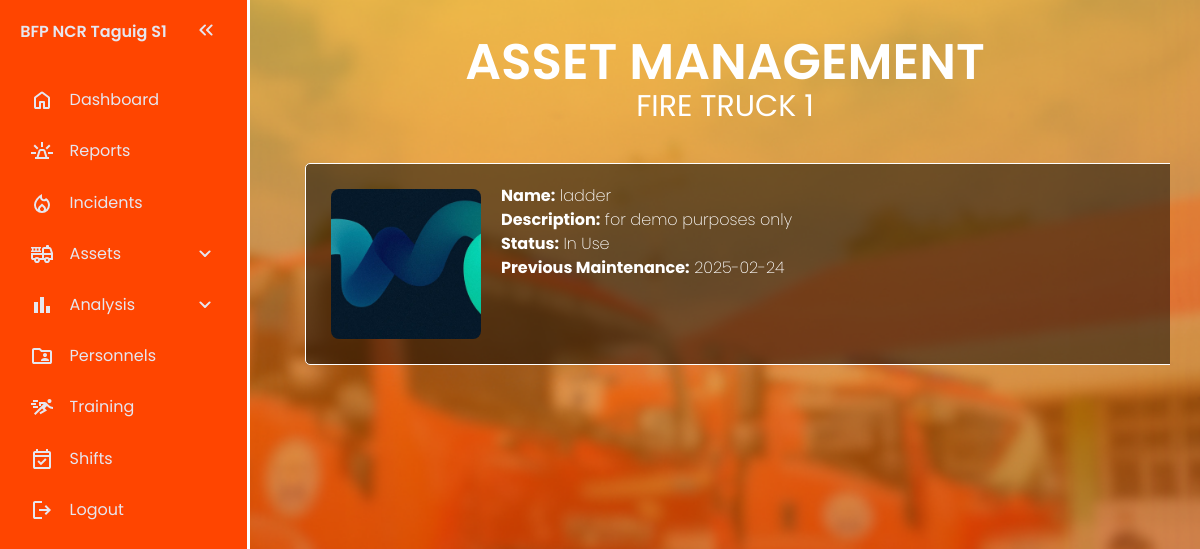
Page /assets/FireTruck1.php on the committed database.
### tables this page shows
CREATE TABLE `assets_image` (
  `asset_id` int(11) NOT NULL,
  `img_path` varchar(128) NOT NULL
);

CREATE TABLE `assets` (
  `asset_id` int(11) NOT NULL,
  `assetcategory_id` int(11) DEFAULT NULL,
  `asset_name` varchar(100) NOT NULL,
  `description` text DEFAULT NULL,
  `status` enum('Available','In Use','Maintenance','Damaged') DEFAULT 'Available',
  `last_maintenance_date` date DEFAULT NULL
);

### assets/FireTruck1.php (the view, shortened to what this page needs)
<?php
include('../includes/config.php');
$categoryID = 1;
$sql = "SELECT a.asset_id, a.asset_name, a.description, a.status, a.last_maintenance_date, ac.Category
        FROM assets a
        JOIN asset_category ac ON a.assetcategory_id = ac.AssetCategory_ID
        WHERE a.assetcategory_id = ?";
$stmt = $conn->prepare($sql);
$stmt->bind_param("i", $categoryID);
$stmt->execute();
$result = $stmt->get_result();
?>
<!DOCTYPE html>
<html lang="en">
<head>
  <link rel="stylesheet" href="AssetIndex.css">
</head>
<body>
    <nav id="sidebar">
        <ul>
        <li>
            <span class="logo">BFP NCR Taguig S1</span>
            <button onclick=toggleSidebar() id="toggle-btn">
            </button>
        </li>
        <li>
            <a href="../dashboard/RescueFlowIndex.php" >
            <span>Dashboard</span>
            </a>
        </li>
        <li>
            <a href="../reports/ReportsIndex.php" >
            <span>Reports</span>
            </a>
        </li>
        <li>
            <a href="../incident/IncidentIndex.php">
            <span>Incidents</span>
            </a>
        </li>
        <li>
            <button onclick=toggleSubMenu(this) class="dropdown-btn">
            <span>Assets</span>
            <svg xmlns="http://www.w3.org/2000/svg" height="24px" viewBox="0 -960 960 960" width="24px" fill="#e8eaed"><path d="M480-361q-8 0-15-2.5t-13-8.5L268-556q-11-11-11-28t11-28q11-11 28-11t28 11l156 156 156-156q11-11 28-11t28 11q11 11 11 28t-11 28L508-372q-6 6-13 8.5t-15 2.5Z"/></svg>
            </button>
        <li>
            <button onclick=toggleSubMenu(this) class="dropdown-btn">
            <svg xmlns="http://www.w3.org/2000/svg" height="24px" viewBox="0 -960 960 960" width="24px" fill="#F19E39"><path d="M640-160v-280h160v280H640Zm-240 0v-640h160v640H400Zm-240 0v-440h160v440H160Z"/></svg>
            <span>Analysis</span>
            <svg xmlns="http://www.w3.org/2000/svg" height="24px" viewBox="0 -960 960 960" width="24px" fill="#e8eaed"><path d="M480-361q-8 0-15-2.5t-13-8.5L268-556q-11-11-11-28t11-28q11-11 28-11t28 11l156 156 156-156q11-11 28-11t28 11q11 11 11 28t-11 28L508-372q-6 6-13 8.5t-15 2.5Z"/></svg>
            </button>
        </li>
        </li>
        <li>
            <a href="../personnels/PersonnelIndex.php">
            <span>Personnels</span>
            </a>
        </li>
        <li>
            <a href="../training/TrainingIndex.php">
            <span>Training</span>
            </a>
        </li>
        <li>
            <a href="../shifts/ShiftsIndex.php">
            <span>Shifts</span>
            </a>
        </li>
        <li>
            <a href="../user/Logout.php">
            <svg xmlns="http://www.w3.org/2000/svg" height="24px" viewBox="0 -960 960 960" width="24px" fill="#FFFFFF"><path d="M200-120q-33 0-56.5-23.5T120-200v-560q0-33 23.5-56.5T200-840h280v80H200v560h280v80H200Zm440-160-55-58 102-102H360v-80h327L585-622l55-58 200 200-200 200Z"/></svg>
            <span>Logout</span>
            </a>
        </li>
        </ul>
    </nav>
    <main>
    <h1 class="asset-header">ASSET MANAGEMENT</h1>
    <h2>FIRE TRUCK 1</h2>
    <div class="asset-container">
    <?php while ($row = $result->fetch_assoc()): ?>
            <div class="asset-structure">
                <div class="asset-picture">
                    <?php
                        $asset_id = $row['asset_id'];
                        $img_query = "SELECT img_path FROM assets_image WHERE asset_id = $asset_id";
                        $img_result = $conn->query($img_query);
                        while ($img_row = $img_result->fetch_assoc()) {
                            echo '<img src="../' . $img_row['img_path'] . '">';
                        }
                    ?>
                </div>
                <div class="asset-info">
                    <p class="asset-details">
                        <strong>Name:</strong> <?php echo htmlspecialchars($row['asset_name']); ?><br>
                        <strong>Description:</strong> <?php echo htmlspecialchars($row['description']); ?><br>
                        <strong>Status:</strong> <?php echo htmlspecialchars($row['status']); ?><br>
                        <strong>Previous Maintenance:</strong> <?php echo htmlspecialchars($row['last_maintenance_date']); ?><br>
                    </p>
                </div>
            </div>
        <?php endwhile; ?>
    </div>
  </main>
</body>
</html>

### assets/AssetIndex.css (style rules this page uses)
:root { --base-clr: orangered; --line-clr: white; --hover-clr: black; --text-clr: #e6e6ef; --accent-clr: #5e63ff; --secondary-text-clr: #b0b3c1; }
* { margin: 0; padding: 0; }
html { font-family: Poppins, 'Segoe UI', Tahoma, Geneva, Verdana, sans-serif; line-height: 1.5rem; }
body { background: url('LoginRegister.png') no-repeat center center/cover; min-height: 100vh; min-height: 100dvh; display: grid; grid-template-columns: auto 1fr; }
#sidebar { box-sizing: border-box; height: 100vh; width: 250px; padding: 5px 1em; background-color: var(--base-clr); border-right: 3px solid white; position: sticky; top: 0; align-self: start; transition: 300ms ease-in-out; overflow: hidden; text-wrap: nowrap; }
#sidebar ul { list-style: none; }
#sidebar a, #sidebar .dropdown-btn, #sidebar .logo { border-radius: .5em; padding: .85em; text-decoration: none; color: var(--text-clr); display: flex; align-items: center; gap: 1em; }
.dropdown-btn { width: 100%; text-align: left; background: none; border: none; font: inherit; cursor: pointer; }
#sidebar svg { flex-shrink: 0; fill: var(--text-clr); }
#sidebar a span, #sidebar .dropdown-btn span { flex-grow: 1; }
.dropdown-btn svg { transition: 200ms ease; }
main { padding: min(30px, 7%); }
main p { color: var(--secondary-text-clr); margin-top: 5px; margin-bottom: 15px; }
.asset-header { font-size: 50px; text-align: center; font-weight: 600; margin-bottom: 20px; margin-top: 20px; color: white; }
h2 { font-size: 30px; text-align: center; font-weight: 400; margin-bottom: 20px; margin-top: 10px; color: white; }
.asset-container { overflow: hidden; margin-bottom: 1.5rem; display: flex; flex-direction: column; }
.asset-structure { display: flex; flex-direction: row; border: 1px solid white; border-radius: 5px; background-color: rgba(0, 0, 0, 0.5); margin: 25px; padding: 15px; width: 100%; }
.asset-picture { height: 150px; width: 150px; padding: 10px; margin-right: 10px; overflow: hidden; display: flex; align-items: center; justify-content: center; }
.asset-picture img { width: 100%; height: 100%; object-fit: cover; border-radius: 8px; }
.asset-details { gap: 15px; color: white; font-weight: 200; }

### rows in the picture
assets: asset_name "ladder", description "for demo purposes only", status "In Use", last_maintenance_date "2025-02-24"
assets_image: img_path (picture)
